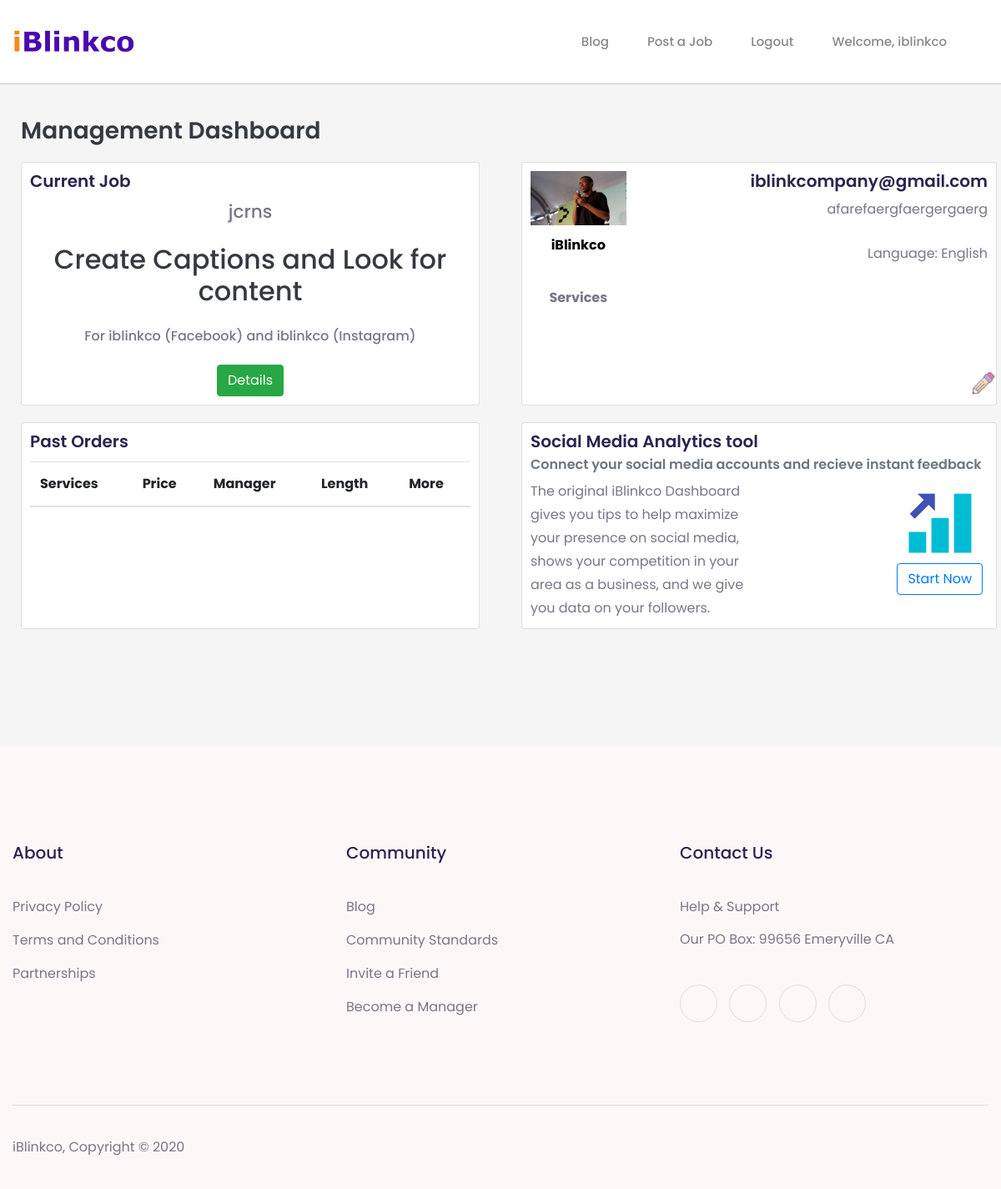
/dashboard (signed in), run on an earlier commit of the app's database.
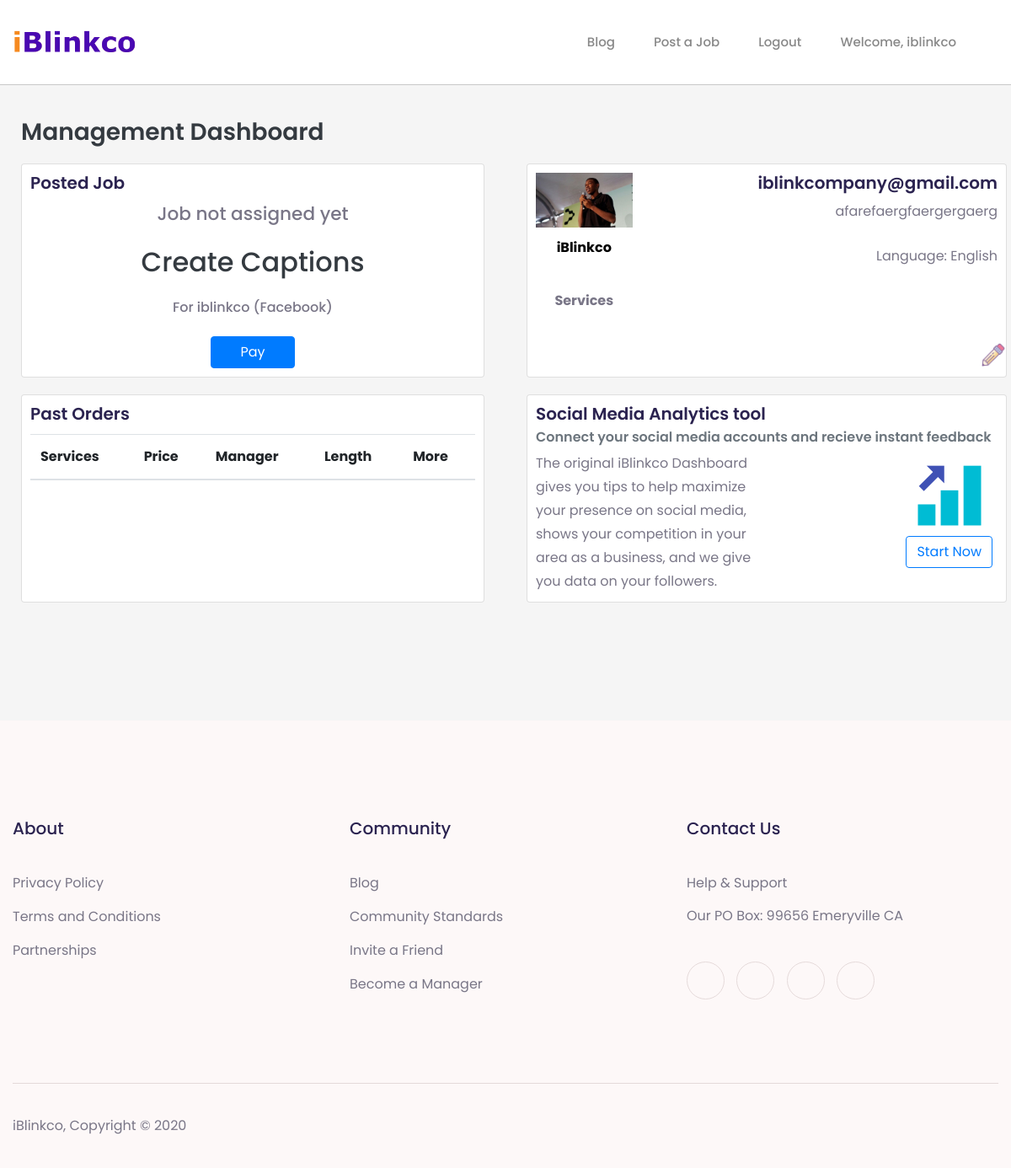
And on a later commit of the database.
### service/models.py (models this page shows, shortened)
class JobPost(models.Model):
    job_id = models.CharField(max_length=120, blank=True)
    client = models.ForeignKey(User, on_delete=models.CASCADE, related_name='client', null=True)
    manager = models.ForeignKey(User, null=True, on_delete=models.CASCADE, related_name='manager', blank=True)
    number_of_post = models.IntegerField()
    length = models.IntegerField()
    manager_payment = models.DecimalField(default=0.00, max_digits=100, decimal_places=2)
    price_paid = models.DecimalField(default=0.00, max_digits=100, decimal_places=2)
    paid_for = models.BooleanField(default=False)
    job_complete = models.BooleanField(default=False)
    captions = models.BooleanField(default=False)
    search_for_content = models.BooleanField(default=False)
    post_for_you = models.BooleanField(default=False)
    engagement = models.BooleanField(default=False)
    service_description = models.CharField(max_length=5000, default='none')
    manager_randomly_assigned = models.BooleanField(default=True)
    instagram = models.BooleanField(default=False)
    facebook = models.BooleanField(default=False)
    instagram_username = models.CharField(max_length=100, blank=True, default='none')
    facebook_username = models.CharField(max_length=100, blank=True, default='none')
    completed_milestone_one = models.BooleanField(default=False)
    milestone_one_statement = models.CharField(max_length=1000, default='none')
    milestone_one_files = models.FileField(default='default.jpg',  upload_to='milestone_files')
    completed_milestone_two = models.BooleanField(default=False)
    milestone_two_statement = models.CharField(max_length=1000, default='none')
    milestone_two_files = models.FileField(default='default.jpg',  upload_to='milestone_files')
    completed_milestone_three = models.BooleanField(default=False)
    milestone_three_statement = models.CharField(max_length=1000, default='none')
    milestone_three_files = models.FileField(default='default.jpg', upload_to='milestone_files')
    completed_milestone_four = models.BooleanField(default=False)
    milestone_four_statement = models.CharField(max_length=1000, default='none')
    milestone_four_files = models.FileField(default='default.jpg',  upload_to='milestone_files')
    job_preparation_completed = models.BooleanField(default=False)
    job_preparation_deadline = models.DateTimeField(
        max_length=8, blank=True, null=True)
    date_requested = models.DateTimeField(
        verbose_name='date requested', auto_now_add=True)
    deadline = models.DateTimeField(max_length=8, blank=True, null=True)

### dashboard/views.py (the view, shortened to what this page needs)
# urls.py: path('dashboard', views.dashboard, name='dashboard-home'),
@login_required(login_url="/?login=true")
def dashboard(request):
    profile = request.user.profile
    if profile.is_client == False and profile.is_manager == False:
        return redirect('homepage-overview')
    if profile.is_client == True:
        if profile.business_type != 'none':
            update_profile_form = ProfileUpdateFormClient(instance=request.user.profile)
            past_orders = JobPost.objects.filter(client=request.user.pk, job_complete=True).order_by('-date_requested')
            currentJob = JobPost.objects.filter(client=request.user.pk, job_complete=False)
            return render(request, 'dashboard/client.html', { 'profile': profile, 'current_job' : currentJob, 'past_orders' : past_orders, 'update_profile_form' : update_profile_form, "static_header" : True, "nav_black_link" : True } )
        else:
            return redirect('service-complete-profile-client')

### dashboard/templates/dashboard/client.html (shortened to what the changed rows need)
{% extends 'homepage/header.html' %}
{% load static %}
{% block content %}
<div class="client">
    <div class="container-fluid">
        <div class="row">
            <div class="col-md-6 d-flex align-items-stretch">
                <div class="card dashboard-card" id="current-jobs">
                    <div class="card-body">
                        <h5 class="card-title">
                            {% if current_job %}
                            {% for job in current_job %}
                            {% if job.manager %}
                            Current Job
                            {% else %}
                            Posted Job
                            {% endif %}
                            {% endfor %}
                            {% else %}
                            Current Job
                            {% endif %}
                        </h5>
                        {% if current_job %}
                        <div class="current-job text-center">
                            {% for job in current_job %}
                            {% if job.manager %}
                            <p class="h5">{{ job.manager }}</p>
                            {% else %}
                            <p class="h5">Job not assigned yet</p>
                            {% endif %}
                            <p class="h2">
                                {% if job.captions == True %}
                                Create Captions
                                {% endif %}
                                {% if job.captions == True and job.search_for_content == True %}
                                and
                                {% endif %}
                                {% if job.search_for_content == True %}
                                Look for content
                                {% endif %}
                            </p>
                            <p class="h6">For
                                {% if job.facebook == True %}
                                {{ job.facebook_username }} (Facebook)
                                {% endif %}
                                {% if job.facebook == True and job.instagram == True %}
                                and
                                {% endif %}
                                {% if job.instagram == True %}
                                {{ job.instagram_username }} (Instagram)
                                {% endif %}
                            </p>
                            {% if job.paid_for is not True %}
                            <a href="{% url 'dashboard-confirm-job' job.id %}" id="pay-button"
                                class="btn btn-primary">Pay</a>
                            {% else %}
                            <a href="{% url 'dashboard-job-detail-client' job.id %}" class="btn btn-success">Details</a>
                            {% endif %}
                            {% endfor %}
                        </div>
                        {% else %}
                        <div id="no-job" class="text-center">
                            <h3 class="text-secondary">No jobs available</h3>
                            <a href="{% url 'service-job-select' %}" class="btn btn-primary">Post a Job</a>
                        </div>
                        {% endif %}
                    </div>
                </div>
            </div>
        </div>
        <div class="row">
            <div class="col-md-6 d-flex align-items-stretch">
                <div class="card dashboard-card" id="past-orders">
                    <div class="card-body">
                        <div class="card-body table-responsive p-0">
                            <table class="table table-striped table-valign-middle">
                                <thead>
                                    <tr>
                                        <th>Services</th>
                                        <th>Price</th>
                                        <th>Manager</th>
                                        <th>Length</th>
                                        <th>More</th>
                                    </tr>
                                </thead>
                            </table>
                        </div>
                    </div>
                </div>
            </div>
        </div>
    </div>
</div>
{% endblock %}

What changed in the data, as far as the page shows it:
removed JobPost: shows "Current Job", manager "jcrns", captions "Create Captions", search_for_content "Look for content", facebook_username "iblinkco", facebook "and", instagram_username "iblinkco", paid_for "Details"
added JobPost: shows "Posted Job", shows "Job not assigned yet", captions "Create Captions", facebook_username "iblinkco", paid_for "Pay"
